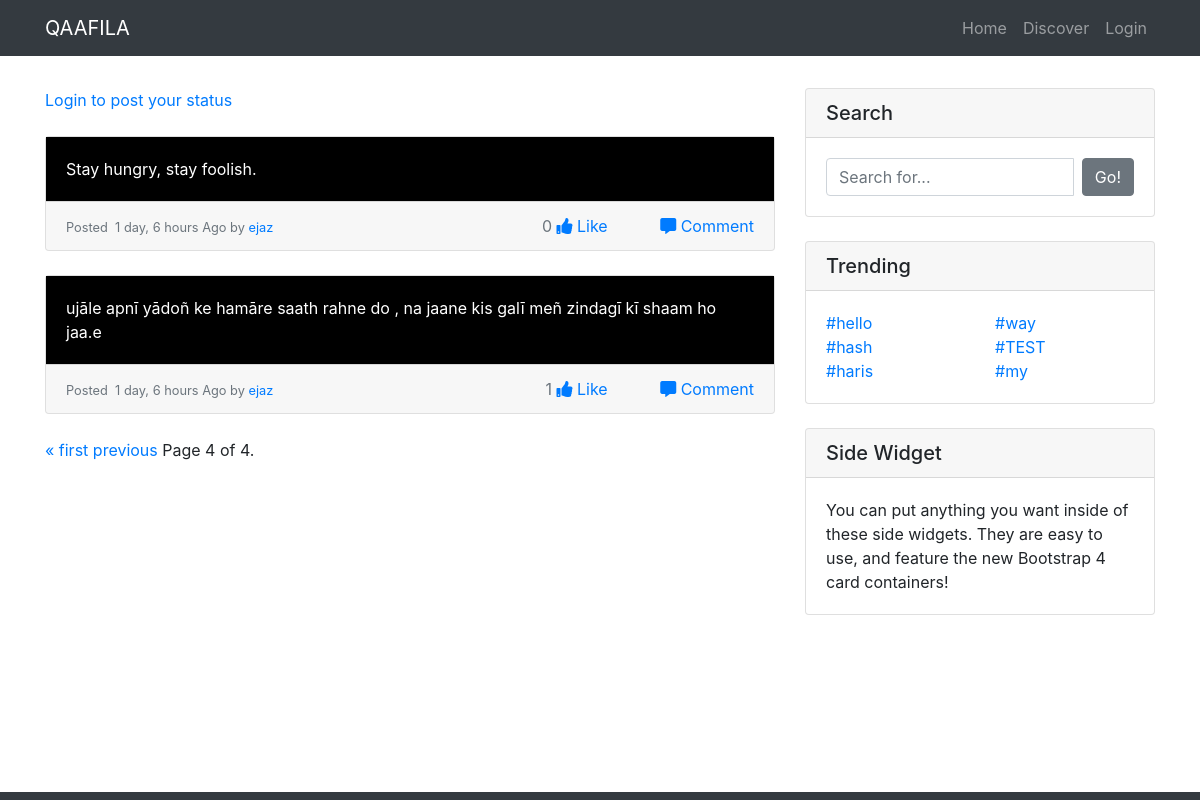
/?page=4, run on the app's committed database.
### Qaafila/models.py (models this page shows, shortened)
class Darja(models.Model):
  text = models.CharField(max_length=255)
  user = models.ForeignKey(settings.AUTH_USER_MODEL, on_delete=models.CASCADE)
  created_at = models.DateTimeField(auto_now_add=True)
  updated_at = models.DateTimeField(auto_now=True)
  likes = models.ManyToManyField(settings.AUTH_USER_MODEL, related_name='post_likes')
  class Meta:
    ordering = ['-created_at']

class hashTag(models.Model):
  tag_name = models.CharField(max_length=50)
  created_at = models.DateTimeField(auto_now_add=True)
  def __str__(self):
    return str(self.tag_name)

### Qaafila/views.py (the view, shortened to what this page needs)
# urls.py: 2. Add a URL to urlpatterns:  path('', views.home, name='home')
def home(request):
  form = DarjaForm(request.POST or None)
  tags1 =  hashTag.objects.all()[:3]
  tags2 =  hashTag.objects.all()[3:]
  query = request.GET.get('q')
  if query:
    posts = Darja.objects.filter(text__contains=query)
  else:
    posts = Darja.objects.all()
  paginator = Paginator(posts, 5) # Show 5 contacts per page
  page = request.GET.get('page')
  posts = paginator.get_page(page)
  context = {'posts':posts, 'form':form, 'htags1':tags1, 'htags2':tags2}
  return render(request, 'home.html', context)

### Qaafila/forms.py
class DarjaForm(forms.ModelForm):
  class Meta:
    model = Darja
    fields = ['text']
    labels = {'text':''}
    widgets = {
      'text' : forms.Textarea(
        attrs={'placeholder':'Enter your Text',
               'rows':3
               }
               )
    }

### Qaafila/templates/home.html (shortened to what this page needs)
{% extends 'base.html' %}
{% load crispy_forms_tags %}
{% block content %}
{% if request.user.is_authenticated %}
<form action="" method="post"> {% csrf_token %}
  {{form|crispy}}
  <button type="submit" class="btn btn-dark">Create</button>
</form>
{% else %}
<a href="{% url 'login' %}">Login to post your status</a>
{% endif %}
{% for post in posts %}
<div class="card mb-4 mt-4">
    <div class="card-body post-text">
    </div>
    <div class="card-footer text-muted">
        <small>
            Posted &nbsp;{{post.created_at|timesince}} Ago by
            <a href="#">{{post.user}}</a>
        </small>
          <span class="float-right">
             <span class="mr-4"> {{post.likes.count}}
               {% if request.user in post.likes.all %}
               <a href="{% url 'like_post' post.pk %}"><i class="far fa-thumbs-up"></i> Unlike</a>
               {% else %}
               {% if request.user.is_authenticated %}
                  <a href="{% url 'like_post' post.pk %}"><i class="fas fa-thumbs-up"></i> Like</a>
                  {% else %}
                  <a href="{% url 'login'  %}"><i class="fas fa-thumbs-up"></i> Like</a>
                  {% endif %}
               {% endif %}
             </span>
              <a href="{% url 'detail' post.pk %}"><i class="fas fa-comment-alt ml-4"></i> Comment</a>
          </span>
      </div>
  </div>
{% endfor %}
{% endblock content %}
{% block tags1 %}
{% for tag in htags1 %}
<li>
    <a href="#">#{{tag}}</a>
</li>
{% endfor %}
{% endblock tags1 %}
{% block tags2 %}
{% for tag in htags2 %}
<li>
    <a href="#">#{{tag}}</a>
</li>
{% endfor %}
{% endblock tags2 %}

### static/css/blog-home.css (style rules this page uses)
body { padding-top: 56px; }

### Qaafila/templates/home.html (style rules this page uses)
.post-text { color: white; background-color: black; }

### data on the page
Darja: created_at "1 day, 6 hours", user "ejaz", likes.count "0", shows "Like"
Darja: created_at "1 day, 6 hours", user "ejaz", likes.count "1", shows "Like"
hashTag: tag_name "hello"
hashTag: tag_name "hash"
hashTag: tag_name "haris"
hashTag: tag_name "way"
hashTag: tag_name "TEST"
hashTag: tag_name "my"

### other printed values
{{ posts.number }} "4"
{{ posts.paginator.num_pages }} "4"
